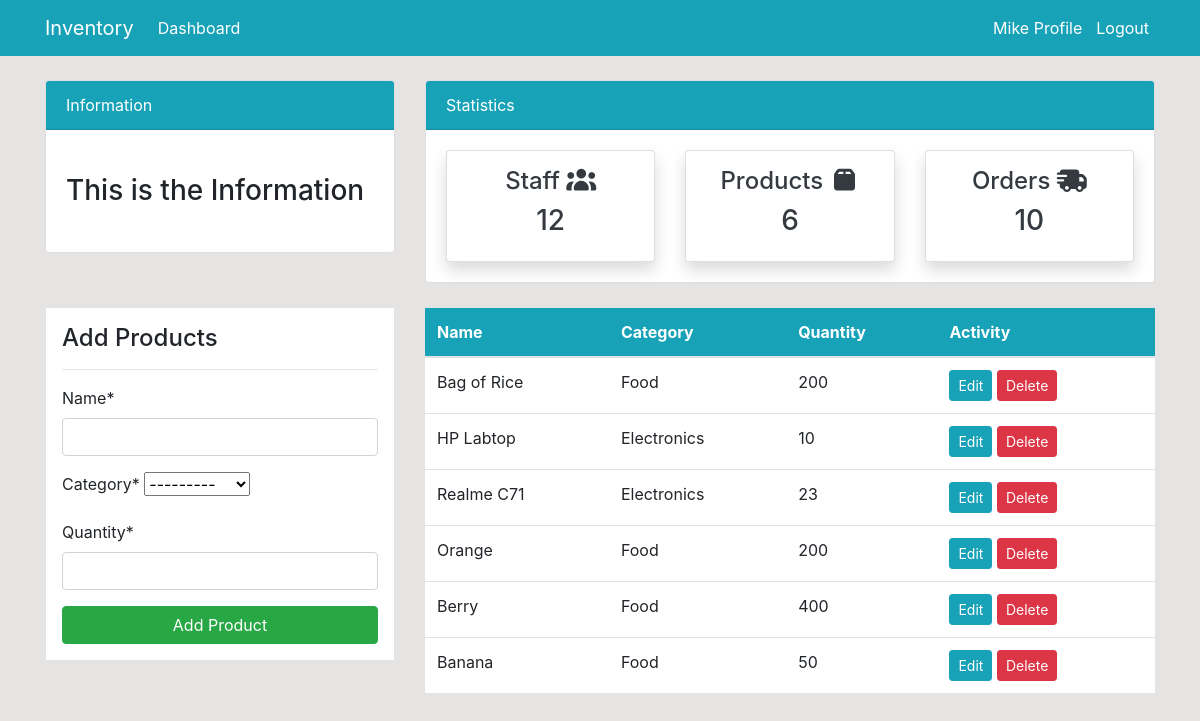
The page /product/ (signed in) on the database as committed earlier.
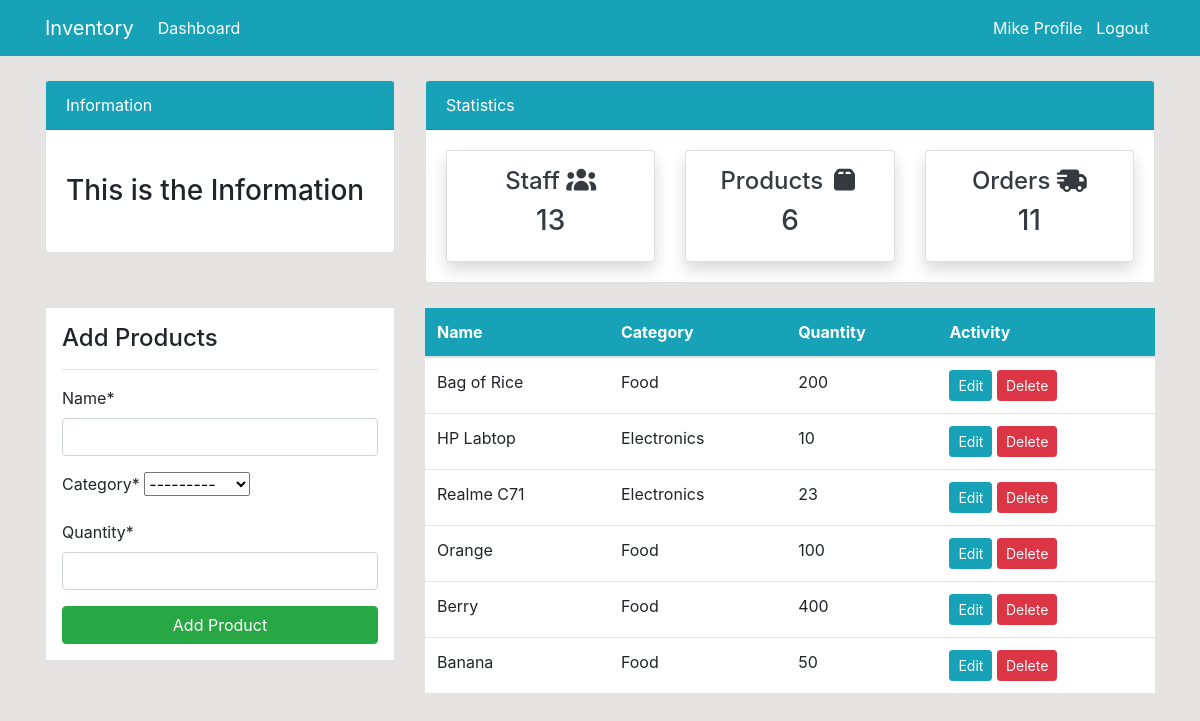
The same page on the database as committed later.
### dashboard/models.py (models this page shows, shortened)
class Product(models.Model):
    name = models.CharField(max_length=100 , null=True)
    category = models.CharField(max_length=100 , null=True, choices=CATEGORY)
    quantity = models.PositiveIntegerField(null=True)
    class Meta:
        verbose_name_plural = 'Product'

### dashboard/views.py (the view)
# urls.py: path('product/', views.Product_View, name='dashboard-product'),
@login_required
def Product_View(request):
    items=Product.objects.all() # using ORM
    products_count=items.count()
    orders = Order.objects.all()
    orders_count = orders.count()
    workers = User.objects.all()
    worker_count = workers.count()
    if request.method =='POST':
        form = ProductForm(request.POST)
        if form.is_valid:
            form.save()
            product_name = form.cleaned_data.get('name')
            messages.success(request, f'{product_name} has been added')
            return redirect('dashboard-product')
    else:
        form = ProductForm()
    context ={
        'items':items,
        'form' : form,
        'worker_count': worker_count,
        'products_count': products_count,
        'orders_count': orders_count,
    }
    return render(request, 'dashboard/product.html', context)

### dashboard/forms.py
class ProductForm(forms.ModelForm):
    class Meta:
        model =Product
        fields = ['name', 'category', 'quantity']

### dashboard/templates/dashboard/product.html (shortened to what the changed rows need)
{% extends 'common_code/base.html' %}
{% load static %}
{% load crispy_forms_tags %}
{% block top-nav %}
    <div class="container">
        <div class="row mt-4">
            <div class="col-md-8">
                <div class="card">
                    <div class="card-body">
                        <div class="row">
                            <div class="col-md-4">
                                <a class="text-decoration-none text-dark" href="{% url 'dashboard-staff' %}">
                                    <div class="card my-card shadow text-center p-3">
                                        <h4>Staff <i class="fas fa-users"></i></h4>
                                        <h3>{{worker_count}}</h3>
                                    </div>
                                </a>
                            </div>
                            <div class="col-md-4">
                                <a class="text-decoration-none text-dark" href="{% url 'dashboard-order' %}">
                                    <div class="card my-card shadow text-center p-3">
                                        <h4>Orders <i class="fas fa-shipping-fast"></i></h4>
                                        <h3>{{orders_count}}</h3>
                                    </div>
                                </a>
                            </div>
                        </div>
                    </div>
                </div>
            </div>
        </div>
    </div>
{% endblock top-nav %}
{% block main-content %}
    <div class="container">
        <div class="row my-4">
            <div class="col-md-8">
                <table class="table bg-white">
                    <thead class="bg-info">
                        <tr class="text-white">
                            <th scope="col">Name</th>
                            <th scope="col">Category</th>
                            <th scope="col">Quantity</th>
                            <th scope="col">Activity</th>
                        </tr>
                    </thead>
                    <tbody>
                        {% for item in items %}
                        <tr>
                            <td>{{item.name}}</td>
                            <td>{{item.category}}</td>
                            <td>{{item.quantity}}</td>
                            <td>
                                <a class="btn btn-info btn-sm" href="{% url 'dashboard-product-update' item.id %}">Edit</a>
                                <a class="btn btn-danger btn-sm" href="{% url 'dashboard-product-delete' item.id %}">Delete</a>
                            </td>
                        </tr>
                        {% endfor %}
                    </tbody>
                </table>
            </div>
        </div>
    </div>
{% endblock main-content %}

Rows that differ between the two databases and show on the page:
changed Product "Orange": quantity "200" → "100"
Other text that changed with them:
{{ worker_count }}: "12" → "13"
{{ orders_count }}: "10" → "11"
